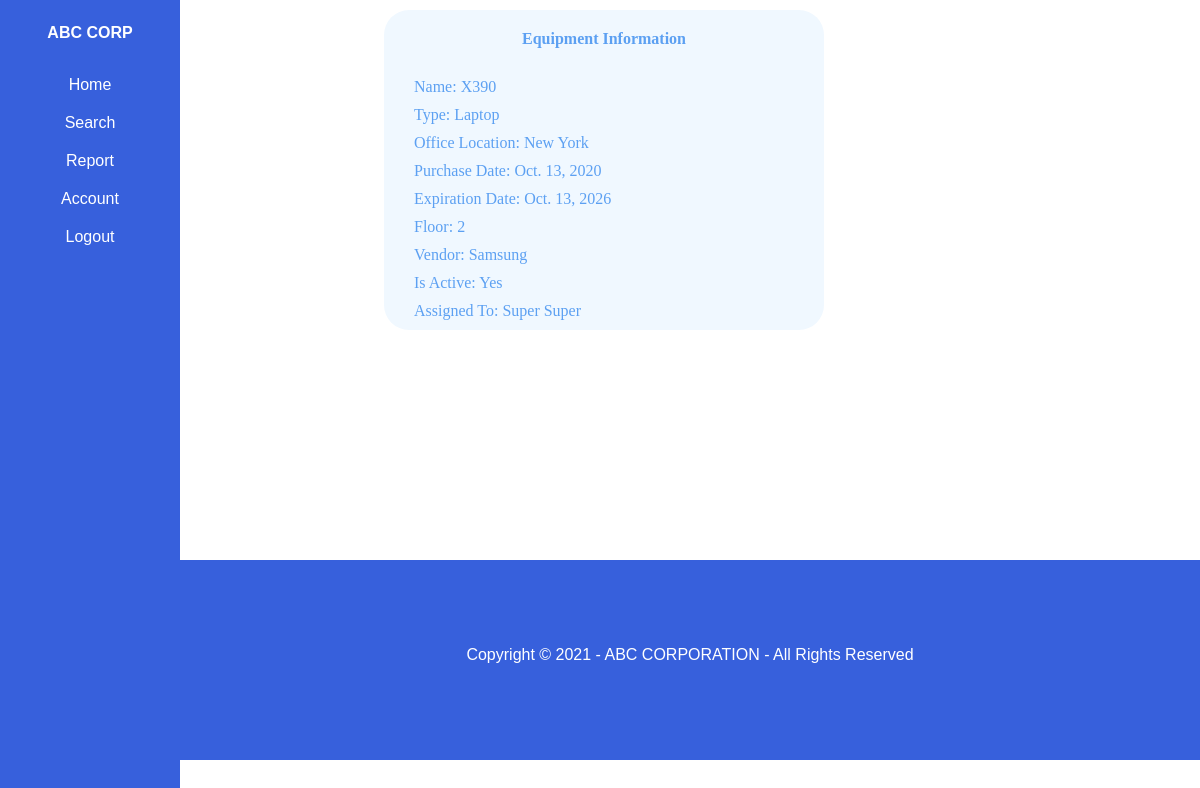
Before: /displayEquipment/2 (signed in) with the older database file.
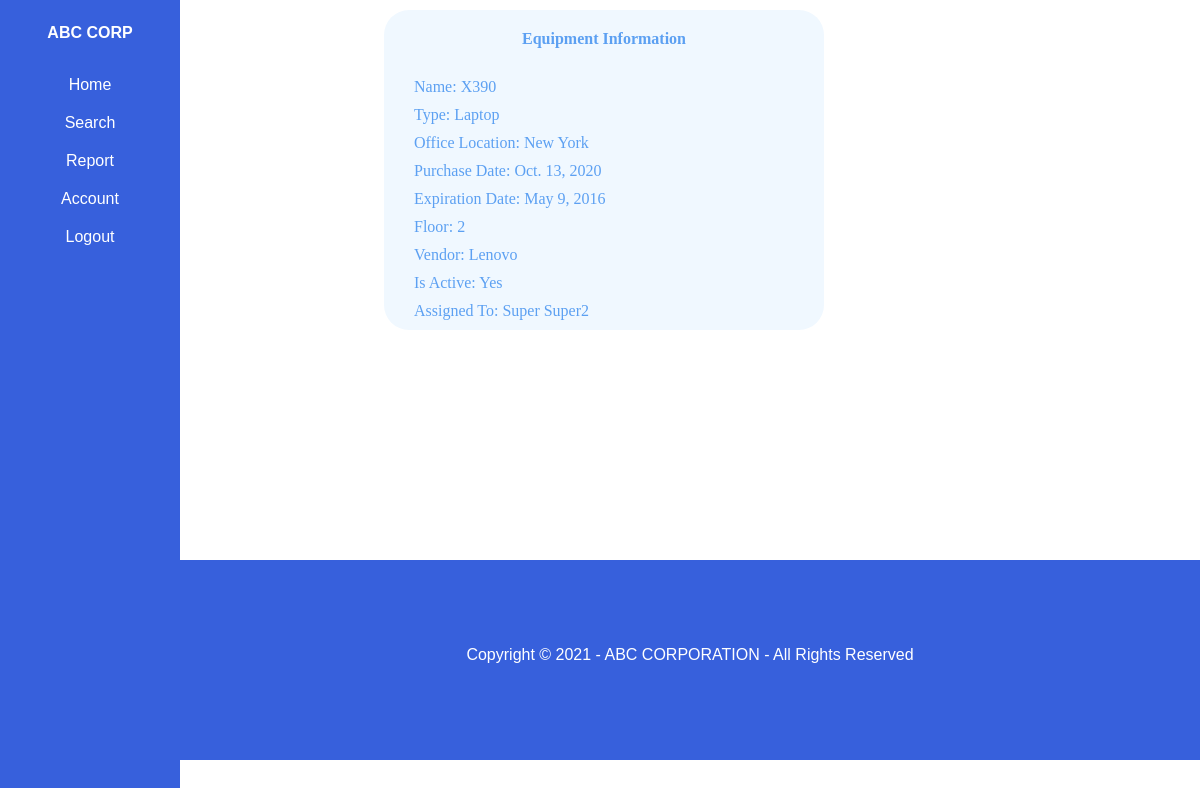
After: the same page with the newer database file.
### ABC_INVENTORY/models.py (models this page shows, shortened)
class Equipment(models.Model):
    TYPES = (
			('Laptop', 'Laptop'),
			('Desktop', 'Desktop'),
            ('Server', 'Server'),
			('Printer', 'Printer'),
            ('Mobile Device', 'Mobile Device')
			)
    name = models.CharField(max_length=150, null=True)
    assignedTo = models.ForeignKey(User, null=True, on_delete=models.CASCADE)
    officeLocation = models.ForeignKey(Location, null=True, on_delete=models.CASCADE)
    vendor = models.ForeignKey(Vendor, null=True, on_delete=models.CASCADE)
    equipmentType = models.CharField(max_length=200, null=True, choices=TYPES)
    purchaseDate = models.DateField(null=True)
    expirationDate = models.DateField(null=True)
    floor = models.CharField(max_length=100, null=True)
    is_active = models.BooleanField(default=True)

class Vendor(models.Model):
    name = models.CharField(max_length=150, null=True)
    address = models.CharField(max_length=200, null=True)
    email = models.EmailField(gettext_lazy('email address'),unique=False)
    phone = models.CharField(max_length=25, null=True)
    is_active = models.BooleanField(default=True)
    def __str__(self):
        return self.name

class User(AbstractBaseUser, PermissionsMixin):
    firstName = models.CharField(max_length=150, null=True)
    lastName = models.CharField(max_length=150, null=True)
    email = models.EmailField(gettext_lazy('email address'),unique=True)
    phone = models.CharField(max_length=25, null=True)
    address = models.CharField(max_length=150, null=True)
    officeLocation = models.ForeignKey(Location, null=True, on_delete=models.CASCADE)
    is_active = models.BooleanField(default=True)
    is_staff = models.BooleanField(default=True)
    is_admin = models.BooleanField(default=False)
    objects = CustomAccountManager()
    USERNAME_FIELD = 'email'
    REQUIRED_FIELDS = ['firstName','lastName']
    def __str__(self):
        return str(self.firstName)+' '+str(self.lastName)

class Location(models.Model):
    name = models.CharField(max_length=150, null=True)
    is_active = models.BooleanField(default=True)
    def __str__(self):
        return self.name

### ABC_INVENTORY/views.py (the view)
# urls.py: path('displayEquipment/<int:equipmentId>', views.displayEquipment, name="displayEquipment"),
def displayEquipment(request, equipmentId):
    e = Equipment.objects.get(id=equipmentId)
    date = datetime.date.today()
    navigationPage = 'usernav.html'
    if request.user.is_admin:
        navigationPage = 'adminnav.html'
    context = {'equipment':e, 'navigationPage' : navigationPage, 'date': date}
    return render(request, 'displayEquipment.html', context)

### ABC_INVENTORY/templates/displayEquipment.html (shortened to what this page needs)
{% extends navigationPage %}
{% load static %}
{% block content %}
    <!DOCTYPE html>
        <head>
            <link rel="stylesheet" type="text/css" href="{% static '/css/display.css' %}">
        </head>
        <body>
          <div class="container1">
            <div class="row justify-content-center">
              <div class="col-12 col-sm-6 col-md-3">
                <div class="box">
                  <div class="user-heading">
                    Equipment Information
                  </div>
                  <div class="info">
                      <div class="user-info" id="name">Name: {{equipment.name}}</div>
                      <div class="user-info" id="type">Type: {{equipment.equipmentType}}</div>
                      <div class="user-info" id="type">Office Location: {{equipment.officeLocation}}</div>
                      <div class="user-info" id="purchaseDate">Purchase Date: {{equipment.purchaseDate}}</div>
                      <div class="user-info" id="expiration">Expiration Date: {{equipment.expirationDate}}</div>
                      <div class="user-info" id="floor">Floor: {{equipment.floor}}</div>
                      <div class="user-info" id="phone">Vendor: {{equipment.vendor}}</div>
                      {% if equipment.is_active %}
                        <div class="user-info" id="is_active">Is Active: Yes</div>
                      {% else %}
                        <div class="user-info" id="is_active">Is Active: No</div>
                      {% endif %}
                      <div class="user-info" id="phone">Assigned To: {{equipment.assignedTo}}</div>
                  </div>
              </div>
            </div>
          </div>
        </body>
        <footer class="footer">
            <div id="footer-text">
                <p>Copyright &copy; {{date.year}} - ABC CORPORATION - All Rights Reserved</p>
            </div>
        </footer>
    </html>
{% endblock %}

Changed rows visible on the page:
changed Equipment "Laptop": expirationDate "Oct. 13, 2026" → "May 9, 2016"; vendor "Samsung" → "Lenovo"; assignedTo "Super Super" → "Super Super2"
